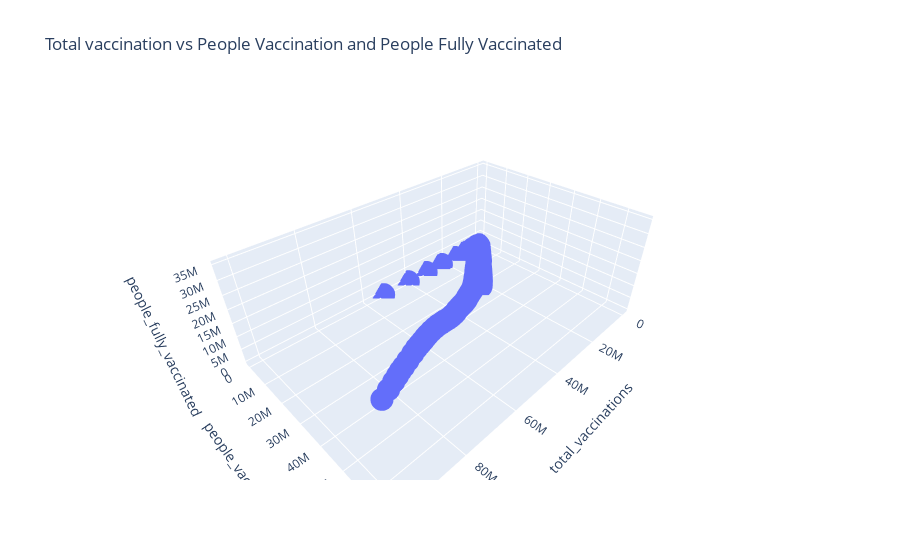

Notebook code for this chart:
### Code cell
fig = px.scatter_3d(df, x='total_vaccinations', y='people_vaccinated', z='people_fully_vaccinated',
              title='Total vaccination vs People Vaccination and People Fully Vaccinated ')
fig.show()

### Figure 1 — Plotly figure (JSON) as saved in the notebook; plotly's stock layout.template omitted (floating-point values rounded to 4 significant figures; data arrays with more than 128 entries replaced by an {"elided": "..."} marker saying what was removed)
{"data": [{"hovertemplate": "total_vaccinations=%{x}<br>people_vaccinated=%{y}<br>people_fully_vaccinated=%{z}<extra></extra>", "legendgroup": "", "marker": {"color": "#636efa", "symbol": "circle"}, "mode": "markers", "name": "", "scene": "scene", "showlegend": false, "type": "scatter3d", "x": {"elided": "6108 int values"}, "y": {"elided": "6108 int values"}, "z": {"elided": "6108 int values"}}], "layout": {"legend": {"tracegroupgap": 0}, "scene": {"domain": {"x": [0, 1], "y": [0, 1]}, "xaxis": {"title": {"text": "total_vaccinations"}}, "yaxis": {"title": {"text": "people_vaccinated"}}, "zaxis": {"title": {"text": "people_fully_vaccinated"}}}, "title": {"text": "Total vaccination vs People Vaccination and People Fully Vaccinated "}}}
